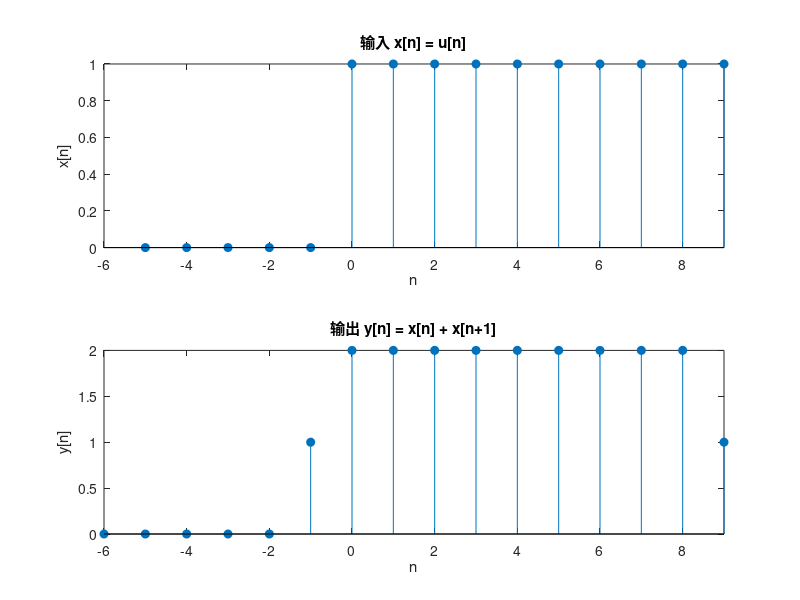

This chart was generated by the following MATLAB code:
% 输入定义在 -5 ≤ n ≤ 9
n_x = -5:9;
x = double(n_x >= 0);    % u[n]

% 输出定义在 -6 ≤ n ≤ 9
n_y = -6:9;

% 计算 y[n] = x[n] + x[n+1]
y = zeros(size(n_y));
for k = 1:length(n_y)
    n = n_y(k);
    % 取 x[n] 和 x[n+1] 的值，越界则视为 0
    xn = 0;
    xn1 = 0;
    if ismember(n, n_x),   xn  = x(n_x == n);   end
    if ismember(n+1, n_x), xn1 = x(n_x == n+1); end
    y(k) = xn + xn1;
end

% 画图
figure;
subplot(2,1,1);
stem(n_x, x, 'filled');
title('输入 x[n] = u[n]');
xlabel('n'); ylabel('x[n]');
xlim([-6 9]);

subplot(2,1,2);
stem(n_y, y, 'filled');
title('输出 y[n] = x[n] + x[n+1]');
xlabel('n'); ylabel('y[n]');
xlim([-6 9]);
